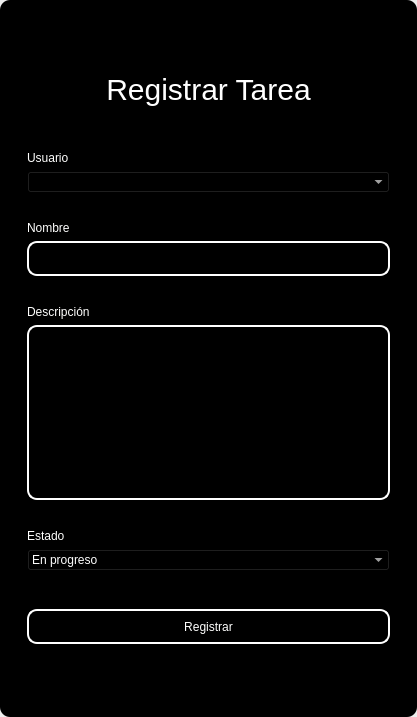
<?xml version="1.0" encoding="UTF-8"?>
<ui version="4.0">
 <class>MainWindow</class>
 <widget class="QMainWindow" name="MainWindow">
  <property name="geometry">
   <rect>
    <x>0</x>
    <y>0</y>
    <width>417</width>
    <height>717</height>
   </rect>
  </property>
  <property name="windowTitle">
   <string>MainWindow</string>
  </property>
  <property name="styleSheet">
   <string notr="true"/>
  </property>
  <widget class="QWidget" name="centralwidget">
   <property name="styleSheet">
    <string notr="true"/>
   </property>
   <layout class="QVBoxLayout" name="verticalLayout">
    <property name="spacing">
     <number>0</number>
    </property>
    <property name="leftMargin">
     <number>0</number>
    </property>
    <property name="topMargin">
     <number>0</number>
    </property>
    <property name="rightMargin">
     <number>0</number>
    </property>
    <property name="bottomMargin">
     <number>0</number>
    </property>
    <item>
     <widget class="QFrame" name="frame">
      <property name="enabled">
       <bool>true</bool>
      </property>
      <property name="styleSheet">
       <string notr="true">QFrame {
	border-radius:10px;
	background-color: rgb(0, 0, 0);
 }

</string>
      </property>
      <property name="frameShape">
       <enum>QFrame::StyledPanel</enum>
      </property>
      <property name="frameShadow">
       <enum>QFrame::Raised</enum>
      </property>
      <layout class="QVBoxLayout" name="verticalLayout_2">
       <item>
        <widget class="QFrame" name="frame_superior">
         <property name="minimumSize">
          <size>
           <width>0</width>
           <height>40</height>
          </size>
         </property>
         <property name="maximumSize">
          <size>
           <width>16777215</width>
           <height>40</height>
          </size>
         </property>
         <property name="styleSheet">
          <string notr="true">QPushButton{
border-radius:18px;
}

QPushButton:hover{
	background-color: rgb(0, 0, 0);
}
</string>
         </property>
         <property name="frameShape">
          <enum>QFrame::StyledPanel</enum>
         </property>
         <property name="frameShadow">
          <enum>QFrame::Raised</enum>
         </property>
         <layout class="QHBoxLayout" name="horizontalLayout_3">
          <property name="spacing">
           <number>4</number>
          </property>
          <property name="leftMargin">
           <number>0</number>
          </property>
          <property name="topMargin">
           <number>0</number>
          </property>
          <property name="rightMargin">
           <number>0</number>
          </property>
          <property name="bottomMargin">
           <number>0</number>
          </property>
          <item>
           <widget class="QPushButton" name="btn_icon">
            <property name="text">
             <string/>
            </property>
            <property name="iconSize">
             <size>
              <width>40</width>
              <height>40</height>
             </size>
            </property>
           </widget>
          </item>
          <item>
           <spacer name="horizontalSpacer_2">
            <property name="orientation">
             <enum>Qt::Horizontal</enum>
            </property>
            <property name="sizeHint" stdset="0">
             <size>
              <width>443</width>
              <height>20</height>
             </size>
            </property>
           </spacer>
          </item>
          <item>
           <widget class="QPushButton" name="bt_minimizar">
            <property name="minimumSize">
             <size>
              <width>38</width>
              <height>38</height>
             </size>
            </property>
            <property name="maximumSize">
             <size>
              <width>38</width>
              <height>38</height>
             </size>
            </property>
            <property name="cursor">
             <cursorShape>PointingHandCursor</cursorShape>
            </property>
            <property name="text">
             <string/>
            </property>
            <property name="icon">
             <iconset>
              <normaloff>image/minus.svg</normaloff>image/minus.svg</iconset>
            </property>
            <property name="iconSize">
             <size>
              <width>38</width>
              <height>38</height>
             </size>
            </property>
           </widget>
          </item>
          <item>
           <widget class="QPushButton" name="bt_maximizar">
            <property name="minimumSize">
             <size>
              <width>38</width>
              <height>38</height>
             </size>
            </property>
            <property name="maximumSize">
             <size>
              <width>38</width>
              <height>38</height>
             </size>
            </property>
            <property name="cursor">
             <cursorShape>PointingHandCursor</cursorShape>
            </property>
            <property name="text">
             <string/>
            </property>
            <property name="icon">
             <iconset>
              <normaloff>image/chevron-up.svg</normaloff>image/chevron-up.svg</iconset>
            </property>
            <property name="iconSize">
             <size>
              <width>38</width>
              <height>38</height>
             </size>
            </property>
           </widget>
          </item>
          <item>
           <widget class="QPushButton" name="bt_restaurar">
            <property name="minimumSize">
             <size>
              <width>38</width>
              <height>38</height>
             </size>
            </property>
            <property name="maximumSize">
             <size>
              <width>38</width>
              <height>38</height>
             </size>
            </property>
            <property name="cursor">
             <cursorShape>PointingHandCursor</cursorShape>
            </property>
            <property name="text">
             <string/>
            </property>
            <property name="icon">
             <iconset>
              <normaloff>image/chevron-down.svg</normaloff>image/chevron-down.svg</iconset>
            </property>
            <property name="iconSize">
             <size>
              <width>38</width>
              <height>38</height>
             </size>
            </property>
           </widget>
          </item>
          <item>
           <widget class="QPushButton" name="bt_cerrar">
            <property name="minimumSize">
             <size>
              <width>38</width>
              <height>38</height>
             </size>
            </property>
            <property name="maximumSize">
             <size>
              <width>38</width>
              <height>38</height>
             </size>
            </property>
            <property name="cursor">
             <cursorShape>PointingHandCursor</cursorShape>
            </property>
            <property name="text">
             <string/>
            </property>
            <property name="icon">
             <iconset>
              <normaloff>image/x.svg</normaloff>image/x.svg</iconset>
            </property>
            <property name="iconSize">
             <size>
              <width>38</width>
              <height>38</height>
             </size>
            </property>
           </widget>
          </item>
         </layout>
        </widget>
       </item>
       <item>
        <widget class="QFrame" name="frame_3">
         <property name="styleSheet">
          <string notr="true">QLabel {
	color: rgb(255, 255, 254);
	font: 12pt &quot;Arial&quot;;
	background-color: rgba(0, 0, 0,0);
}

QTextEdit{
background-color: rgba(0, 0, 0,0);
border-radius:10px; 
font: 12pt &quot;Arial&quot;;
color: rgb(255, 255, 254);
border: 2px solid  rgb(255, 255, 255);

}

QTextEdit:hover{
background-color: rgba(0, 0, 0,0);
border-radius:10px; 
font: 12pt &quot;Arial&quot;;
border: 2px solid  rgb(120, 0, 171);
}

QTextEdit:focus{
background-color: rgb(0, 0, 0);
border-radius:10px; 
font: 12pt &quot;Arial&quot;;
border: 2px solid rgb(120, 0, 171);
}

QLineEdit{
background-color: rgba(0, 0, 0,0);
border-radius:10px; 
font: 12pt &quot;Arial&quot;;
color: rgb(255, 255, 254);
border: 2px solid  rgb(255, 255, 255);

}

QLineEdit:hover{
background-color: rgba(0, 0, 0,0);
border-radius:10px; 
font: 12pt &quot;Arial&quot;;
border: 2px solid  rgb(120, 0, 171);
}

QLineEdit:focus{
background-color: rgb(0, 0, 0);
border-radius:10px; 
font: 12pt &quot;Arial&quot;;
border: 2px solid rgb(120, 0, 171);
}

QCheckBox{
	font: 12pt &quot;Arial&quot;;
	color: rgb(255, 255, 255);
}

QCheckBox::indicator {
    width: 18px;
    height:18px;
}

QCheckBox::indicator:unchecked {
   background-image: url(image/square.svg);
}

QCheckBox::indicator:checked {
   background-image: url(image/check-square.svg);
}

QPushButton{
border-radius:10px; 
font: 12pt &quot;Arial&quot;;
color: rgb(255, 255, 254);
border: 2px solid #ffffff;
}

QPushButton:hover{
border-radius:10px; 
font: 12pt &quot;Arial&quot;;
color: rgb(255, 255, 255);
border: 2px solid rgb(120, 0, 171);
	background-color: rgb(120, 0, 171);
}
</string>
         </property>
         <property name="frameShape">
          <enum>QFrame::StyledPanel</enum>
         </property>
         <property name="frameShadow">
          <enum>QFrame::Raised</enum>
         </property>
         <layout class="QHBoxLayout" name="horizontalLayout_4">
          <item>
           <layout class="QVBoxLayout" name="verticalLayout_4">
            <property name="spacing">
             <number>5</number>
            </property>
            <property name="rightMargin">
             <number>0</number>
            </property>
            <property name="bottomMargin">
             <number>0</number>
            </property>
            <item>
             <widget class="QLabel" name="label_3">
              <property name="minimumSize">
               <size>
                <width>100</width>
                <height>50</height>
               </size>
              </property>
              <property name="styleSheet">
               <string notr="true">font-size: 30px;
color: rgb(255, 255, 255);</string>
              </property>
              <property name="text">
               <string>Registrar Tarea</string>
              </property>
              <property name="alignment">
               <set>Qt::AlignCenter</set>
              </property>
             </widget>
            </item>
            <item>
             <widget class="QFrame" name="frame_4">
              <property name="maximumSize">
               <size>
                <width>400</width>
                <height>700</height>
               </size>
              </property>
              <property name="styleSheet">
               <string notr="true">QLabel {
	color: rgb(255, 255, 254);
	font: 12pt &quot;Arial&quot;;
	background-color: rgba(0, 0, 0,0);
}

QTextEdit{
background-color: rgba(0, 0, 0,0);
border-radius:10px; 
font: 12pt &quot;Arial&quot;;
color: rgb(255, 255, 254);
border: 2px solid  rgb(255, 255, 255);

}

QTextEdit:hover{
background-color: rgba(0, 0, 0,0);
border-radius:10px; 
font: 12pt &quot;Arial&quot;;
border: 2px solid  rgb(120, 0, 171);
}

QTextEdit:focus{
background-color: rgb(0, 0, 0);
border-radius:10px; 
font: 12pt &quot;Arial&quot;;
border: 2px solid rgb(120, 0, 171);
}

QLineEdit{
background-color: rgba(0, 0, 0,0);
border-radius:10px; 
font: 12pt &quot;Arial&quot;;
color: rgb(255, 255, 254);
border: 2px solid  rgb(255, 255, 255);

}

QLineEdit:hover{
background-color: rgba(0, 0, 0,0);
border-radius:10px; 
font: 12pt &quot;Arial&quot;;
border: 2px solid  rgb(120, 0, 171);
}

QLineEdit:focus{
background-color: rgb(0, 0, 0);
border-radius:10px; 
font: 12pt &quot;Arial&quot;;
border: 2px solid rgb(120, 0, 171);
}

QCheckBox{
	font: 12pt &quot;Arial&quot;;
	color: rgb(255, 255, 255);
}

QCheckBox::indicator {
    width: 18px;
    height:18px;
}

QCheckBox::indicator:unchecked {
   background-image: url(image/square.svg);
}

QCheckBox::indicator:checked {
   background-image: url(image/check-square.svg);
}

QPushButton{
border-radius:10px; 
font: 12pt &quot;Arial&quot;;
color: rgb(255, 255, 254);
border: 2px solid #ffffff;
}

QPushButton:hover{
border-radius:10px; 
font: 12pt &quot;Arial&quot;;
color: rgb(255, 255, 255);
border: 2px solid rgb(120, 0, 171);
	background-color: rgb(120, 0, 171);
}
</string>
              </property>
              <property name="frameShape">
               <enum>QFrame::StyledPanel</enum>
              </property>
              <property name="frameShadow">
               <enum>QFrame::Raised</enum>
              </property>
              <layout class="QVBoxLayout" name="verticalLayout_3">
               <property name="leftMargin">
                <number>9</number>
               </property>
               <property name="topMargin">
                <number>9</number>
               </property>
               <property name="rightMargin">
                <number>9</number>
               </property>
               <property name="bottomMargin">
                <number>9</number>
               </property>
               <item>
                <spacer name="verticalSpacer_3">
                 <property name="orientation">
                  <enum>Qt::Vertical</enum>
                 </property>
                 <property name="sizeHint" stdset="0">
                  <size>
                   <width>20</width>
                   <height>40</height>
                  </size>
                 </property>
                </spacer>
               </item>
               <item>
                <widget class="QLabel" name="label_4">
                 <property name="text">
                  <string>Usuario</string>
                 </property>
                </widget>
               </item>
               <item>
                <widget class="QComboBox" name="user_combobox">
                 <property name="styleSheet">
                  <string notr="true">background-color: rgb(0, 0, 0);
color: rgb(255, 255, 255);</string>
                 </property>
                </widget>
               </item>
               <item>
                <spacer name="verticalSpacer_4">
                 <property name="orientation">
                  <enum>Qt::Vertical</enum>
                 </property>
                 <property name="sizeHint" stdset="0">
                  <size>
                   <width>20</width>
                   <height>40</height>
                  </size>
                 </property>
                </spacer>
               </item>
               <item>
                <widget class="QLabel" name="label_5">
                 <property name="text">
                  <string>Nombre</string>
                 </property>
                </widget>
               </item>
               <item>
                <widget class="QLineEdit" name="nametxt">
                 <property name="minimumSize">
                  <size>
                   <width>0</width>
                   <height>35</height>
                  </size>
                 </property>
                 <property name="maximumSize">
                  <size>
                   <width>16777215</width>
                   <height>16777215</height>
                  </size>
                 </property>
                 <property name="echoMode">
                  <enum>QLineEdit::Normal</enum>
                 </property>
                </widget>
               </item>
               <item>
                <spacer name="verticalSpacer_5">
                 <property name="orientation">
                  <enum>Qt::Vertical</enum>
                 </property>
                 <property name="sizeHint" stdset="0">
                  <size>
                   <width>20</width>
                   <height>40</height>
                  </size>
                 </property>
                </spacer>
               </item>
               <item>
                <widget class="QLabel" name="label">
                 <property name="text">
                  <string>Descripción</string>
                 </property>
                </widget>
               </item>
               <item>
                <widget class="QTextEdit" name="descriptiontxt"/>
               </item>
               <item>
                <spacer name="verticalSpacer_6">
                 <property name="orientation">
                  <enum>Qt::Vertical</enum>
                 </property>
                 <property name="sizeHint" stdset="0">
                  <size>
                   <width>20</width>
                   <height>40</height>
                  </size>
                 </property>
                </spacer>
               </item>
               <item>
                <widget class="QLabel" name="label_6">
                 <property name="text">
                  <string>Estado</string>
                 </property>
                </widget>
               </item>
               <item>
                <widget class="QComboBox" name="status_combobox">
                 <property name="styleSheet">
                  <string notr="true">background-color: rgb(0, 0, 0);
color: rgb(255, 255, 255);</string>
                 </property>
                 <item>
                  <property name="text">
                   <string>En progreso</string>
                  </property>
                 </item>
                 <item>
                  <property name="text">
                   <string>Planificada</string>
                  </property>
                 </item>
                 <item>
                  <property name="text">
                   <string>Completada</string>
                  </property>
                 </item>
                </widget>
               </item>
               <item>
                <spacer name="verticalSpacer_9">
                 <property name="orientation">
                  <enum>Qt::Vertical</enum>
                 </property>
                 <property name="sizeHint" stdset="0">
                  <size>
                   <width>20</width>
                   <height>50</height>
                  </size>
                 </property>
                </spacer>
               </item>
               <item>
                <widget class="QPushButton" name="btn_add">
                 <property name="minimumSize">
                  <size>
                   <width>0</width>
                   <height>35</height>
                  </size>
                 </property>
                 <property name="cursor">
                  <cursorShape>PointingHandCursor</cursorShape>
                 </property>
                 <property name="text">
                  <string>Registrar</string>
                 </property>
                </widget>
               </item>
               <item>
                <spacer name="verticalSpacer_7">
                 <property name="orientation">
                  <enum>Qt::Vertical</enum>
                 </property>
                 <property name="sizeHint" stdset="0">
                  <size>
                   <width>20</width>
                   <height>40</height>
                  </size>
                 </property>
                </spacer>
               </item>
               <item>
                <spacer name="verticalSpacer_8">
                 <property name="orientation">
                  <enum>Qt::Vertical</enum>
                 </property>
                 <property name="sizeHint" stdset="0">
                  <size>
                   <width>20</width>
                   <height>40</height>
                  </size>
                 </property>
                </spacer>
               </item>
              </layout>
             </widget>
            </item>
           </layout>
          </item>
         </layout>
        </widget>
       </item>
      </layout>
     </widget>
    </item>
   </layout>
  </widget>
 </widget>
 <resources/>
 <connections/>
</ui>
